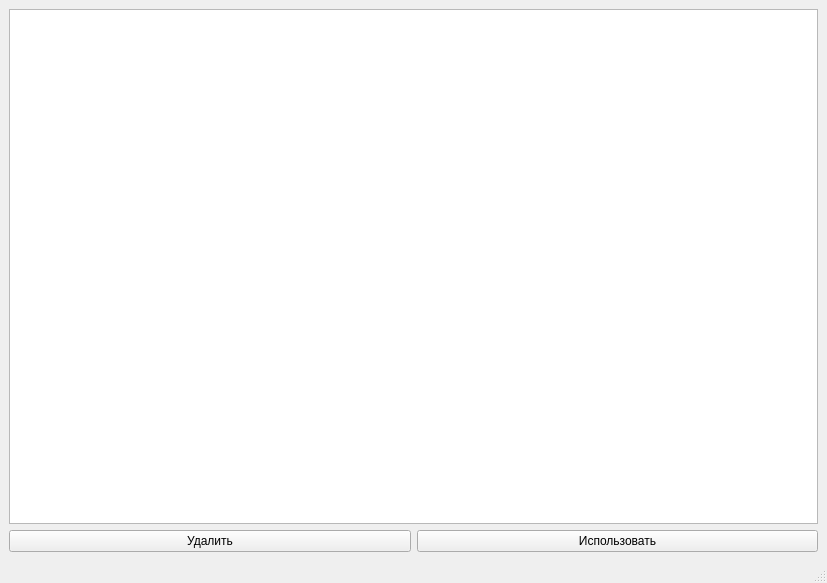
<?xml version="1.0" encoding="UTF-8"?>
<ui version="4.0">
 <class>DataBaseDialog</class>
 <widget class="QMainWindow" name="DataBaseDialog">
  <property name="geometry">
   <rect>
    <x>0</x>
    <y>0</y>
    <width>827</width>
    <height>583</height>
   </rect>
  </property>
  <property name="windowTitle">
   <string>MainWindow</string>
  </property>
  <widget class="QWidget" name="centralwidget">
   <layout class="QGridLayout" name="gridLayout">
    <item row="1" column="0">
     <widget class="QPushButton" name="deleteButton">
      <property name="text">
       <string>Удалить</string>
      </property>
     </widget>
    </item>
    <item row="1" column="1">
     <widget class="QPushButton" name="useButton">
      <property name="text">
       <string>Использовать</string>
      </property>
     </widget>
    </item>
    <item row="0" column="0" colspan="2">
     <widget class="QTableView" name="tableView">
      <property name="editTriggers">
       <set>QAbstractItemView::NoEditTriggers</set>
      </property>
      <property name="selectionMode">
       <enum>QAbstractItemView::SingleSelection</enum>
      </property>
      <property name="selectionBehavior">
       <enum>QAbstractItemView::SelectRows</enum>
      </property>
     </widget>
    </item>
   </layout>
  </widget>
  <widget class="QMenuBar" name="menubar">
   <property name="geometry">
    <rect>
     <x>0</x>
     <y>0</y>
     <width>827</width>
     <height>21</height>
    </rect>
   </property>
  </widget>
  <widget class="QStatusBar" name="statusbar"/>
 </widget>
 <resources/>
 <connections/>
</ui>
